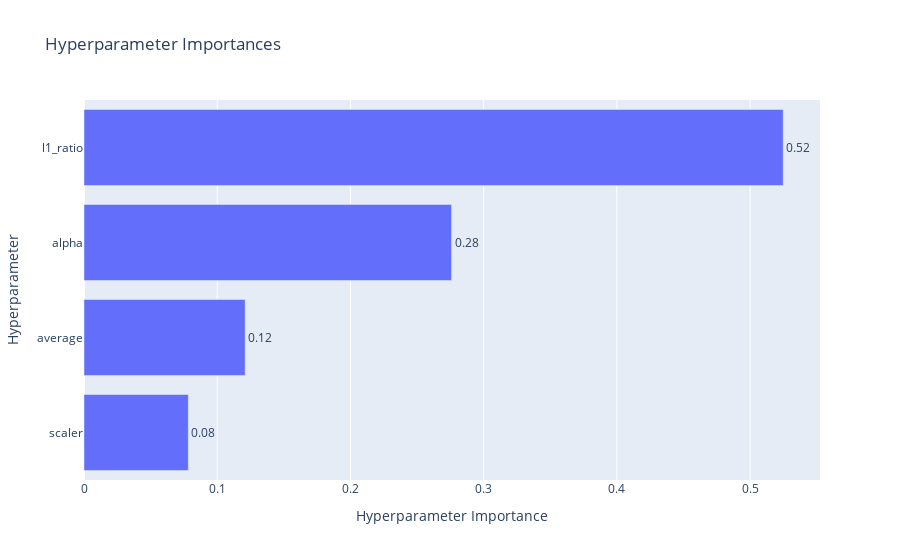

The notebook cell saved with this chart:
### Code cell
plot_param_importances(study)

### Figure 1 — Plotly figure (JSON) as saved in the notebook; plotly's stock layout.template omitted (floating-point values rounded to 4 significant figures)
{"data": [{"cliponaxis": false, "hovertemplate": ["scaler (CategoricalDistribution): 0.07829145254993775<extra></extra>", "average (CategoricalDistribution): 0.12097640280607355<extra></extra>", "alpha (FloatDistribution): 0.27590360345768083<extra></extra>", "l1_ratio (FloatDistribution): 0.5248285411863078<extra></extra>"], "name": "Objective Value", "orientation": "h", "text": ["0.08", "0.12", "0.28", "0.52"], "textposition": "outside", "type": "bar", "x": [0.07829, 0.121, 0.2759, 0.5248], "y": ["scaler", "average", "alpha", "l1_ratio"]}], "layout": {"title": {"text": "Hyperparameter Importances"}, "xaxis": {"title": {"text": "Hyperparameter Importance"}}, "yaxis": {"title": {"text": "Hyperparameter"}}}}
